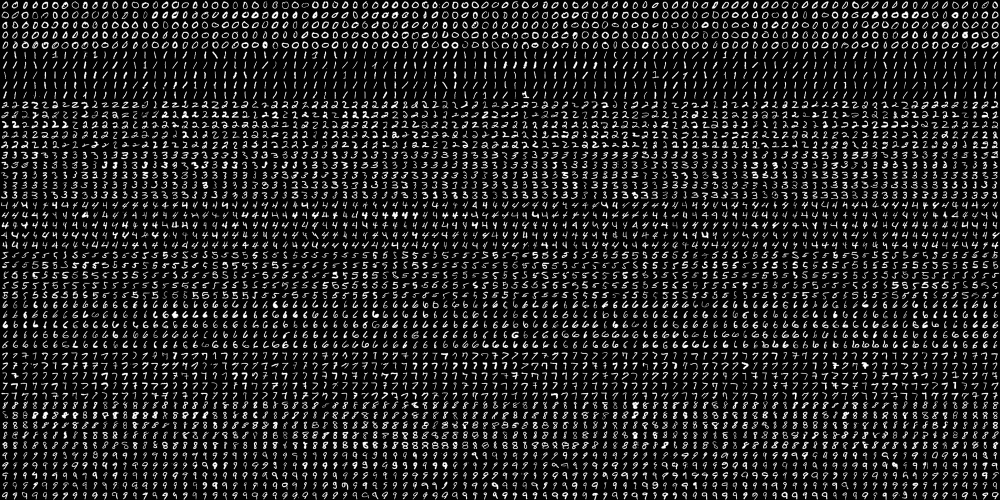
#> input picture Archive/2020.02/CS395/TextRecog/digits.png, 2000 x 1000 px, found by its file name (shown at 1/2 size)
$ python TextRecog.py
#> lines starting #> are read from the running program, lines starting #| are printed output that depends on the picture
import numpy as np
import cv2
import os #displaying folder contents


# Preprocess
image = cv2.imread('digits.png')
#> image is the input picture: shape (1000, 2000, 3); min 0, max 255, mean 33.8
gray_img = cv2.cvtColor(image, cv2.COLOR_BGR2GRAY)
divisions = list(np.hsplit(i,100) for i in np.vsplit(gray_img,50))
#> divisions = 50 items

# Train the knn model
NP_array = np.array(divisions)
train_data = NP_array.reshape(-1,400).astype(np.float32)
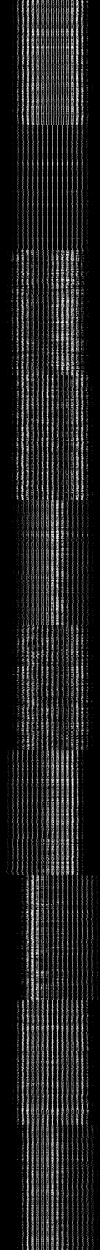
#> train_data: shape (5000, 400) float32 (shown at 1/4 size); min 0, max 255, mean 33.8
k = np.arange(10)
train_labels = np.repeat(k,500)[:,np.newaxis]
knn = cv2.ml.KNearest_create()
knn.train(train_data, cv2.ml.ROW_SAMPLE, train_labels)

# My handwriting
image = cv2.imread('codySheet.jpg')
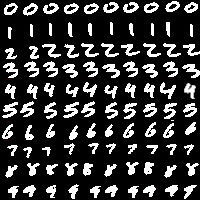
#> input picture CS395/TextRecog/codySheet.jpg, 200 x 200 px
#> image is the input picture: shape (200, 200, 3); mean B, G, R 54.2, 54.2, 54.2
gray_img = cv2.cvtColor(image, cv2.COLOR_BGR2GRAY)
#> gray_img: shape (200, 200)
divisions = list(np.hsplit(i,10) for i in np.vsplit(gray_img,10))
#> divisions = 10 items
NP_array = np.array(divisions)
test_data = NP_array.reshape(-1,400).astype(np.float32)
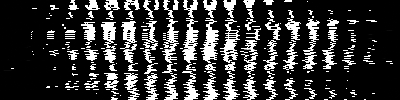
#> test_data: shape (100, 400) float32; min 0, max 255, mean 54.2

#find a good K
highestK = 0
highestPercent = 0.0
wrong = {}
for kk in range(1,100):
    ret, output ,neighbours, distance = knn.findNearest(test_data, k = kk)

    correct = 0
    incorrect = 0
    i = 0;
    for ans in output:
        if ans[0] == i//10:
            correct+=1
        else:
            incorrect+=1
            if i//10 not in wrong:
                wrong[i//10] = {}
            if i%10 not in wrong[i//10]:
                wrong[i//10][i%10] = 0
            wrong[i//10][i%10] +=1
        i+=1
    accuracy = correct/(correct+incorrect)
    print("Accuracy on my handwriting:")
    print("Correct:",correct, "incorrect:",incorrect, "total:", correct+incorrect, "Accuracy:", accuracy)
    if highestPercent < accuracy:
        highestPercent = accuracy
        highestK = kk
#> after the loop, highestK = 1; highestPercent = 0.59; wrong = 10 items
print("Highest K:",highestK,"accuracy:",highestPercent)
print("file\/ folder->")
print("00 01 02 03 04 05 06 07 08 09")
for key in wrong:
    for digit in range(0,10):
        if digit in wrong[key]:
            if wrong[key][digit] < 9:
                print(" ", end="",flush=True)
            print(wrong[key][digit], end =" ",flush=True)
        else:
            print("-- ", end = "",flush=True)
    print()
#> this loop made 10 passes
#> key on pass 10: 3


# Evaluate
print("\nAccuracy on big data set:")
correct = 0
incorrect = 0
for folder in range(0,10):
    FILEPATH = os.path.dirname(os.path.realpath(__file__))+"\\database\\trainingSet\\"+str(folder)
#> (the run stopped early here; a loop or call above may not have finished)
